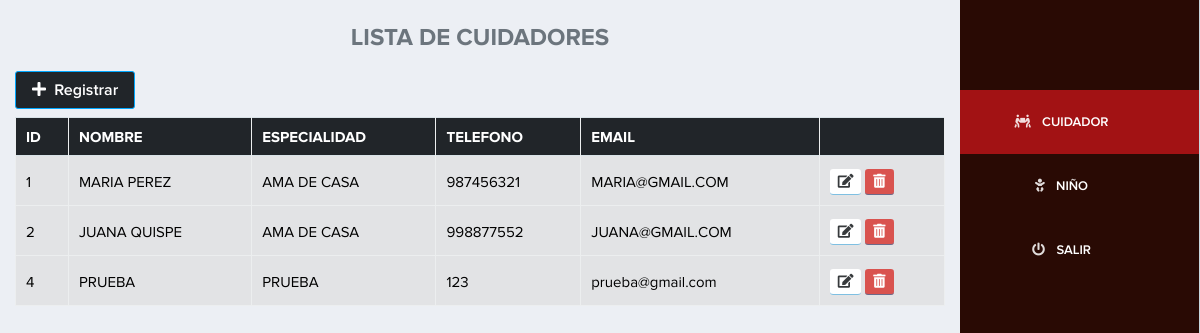
Screenshot of /vista/inicio.php (signed in) with the database file from the repository.
### tables this page shows
CREATE TABLE `cuidador` (
  `cuidador_id` int(11) NOT NULL AUTO_INCREMENT,
  `nombre` varchar(255) DEFAULT NULL,
  `especialidad` varchar(255) DEFAULT NULL,
  `telefono` varchar(20) DEFAULT NULL,
  `email` varchar(255) DEFAULT NULL,
  PRIMARY KEY (`cuidador_id`)
);

### vista/inicio.php (the view, shortened to what this page needs)
<?php require('./layout/topbar.php'); ?>
<?php require('./layout/sidebar.php'); ?>
<div class="page-content">
    <h4 class="text-secondary text-center font-weight-bold">LISTA DE CUIDADORES</h4>
    <?php
    include "../modelo/conexion.php";
    $sql = $conexion->query(" SELECT * from cuidador ");
    ?>
    <a data-toggle="modal" data-target="#exampleModalRegistro" class="btn bg-dark text-white mb-2"><i class="fas fa-plus"></i> &nbsp;Registrar</a>
    <table class="table table-bordered table-hover w-100 table-secondary" id="">
        <thead>
            <tr>
                <th class="bg-dark text-white" scope="col">ID</th>
                <th class="bg-dark text-white" scope="col">NOMBRE</th>
                <th class="bg-dark text-white" scope="col">ESPECIALIDAD</th>
                <th class="bg-dark text-white" scope="col">TELEFONO</th>
                <th class="bg-dark text-white" scope="col">EMAIL</th>
                <th class="bg-dark text-white"></th>
            </tr>
        </thead>
        <tbody>
            <?php
            while ($datos = $sql->fetch_object()) { ?>
                <tr>
                    <td><?= $datos->cuidador_id ?></td>
                    <td><?= $datos->nombre ?></td>
                    <td><?= $datos->especialidad ?></td>
                    <td><?= $datos->telefono ?></td>
                    <td><?= $datos->email ?></td>
                    <td>
                        <a href="" data-toggle="modal" data-target="#exampleModal<?= $datos->cuidador_id ?>" class=" btn-secondary btn-sm"><i class="fas fa-edit"></i></a>
                        <a href="inicio.php?id=<?= $datos->cuidador_id ?>" onclick="advertencia(event)" class=" btn-danger btn-sm"><i class="fas fa-trash-alt"></i></a>
                    </td>
                </tr>
            <?php }
            ?>
        </tbody>
    </table>
</div>
</div>
<?php require('./layout/footer.php'); ?>

### rows the page displays
cuidador: cuidador_id "1", nombre "MARIA PEREZ", especialidad "AMA DE CASA", telefono "987456321", email "MARIA@GMAIL.COM"
cuidador: cuidador_id "2", nombre "JUANA QUISPE", especialidad "AMA DE CASA", telefono "998877552", email "JUANA@GMAIL.COM"
cuidador: cuidador_id "4", nombre "PRUEBA", especialidad "PRUEBA", telefono "123", email "prueba@gmail.com"
